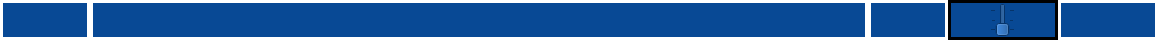
<?xml version="1.0" encoding="UTF-8"?>
<ui version="4.0">
 <class>Goal</class>
 <widget class="QWidget" name="Goal">
  <property name="geometry">
   <rect>
    <x>0</x>
    <y>0</y>
    <width>1158</width>
    <height>40</height>
   </rect>
  </property>
  <property name="windowTitle">
   <string>GoalFrame</string>
  </property>
  <layout class="QHBoxLayout" name="horizontalLayout">
   <property name="spacing">
    <number>0</number>
   </property>
   <property name="leftMargin">
    <number>0</number>
   </property>
   <property name="topMargin">
    <number>0</number>
   </property>
   <property name="rightMargin">
    <number>0</number>
   </property>
   <property name="bottomMargin">
    <number>0</number>
   </property>
   <item>
    <widget class="QWidget" name="text" native="true">
     <property name="sizePolicy">
      <sizepolicy hsizetype="Minimum" vsizetype="Preferred">
       <horstretch>0</horstretch>
       <verstretch>0</verstretch>
      </sizepolicy>
     </property>
     <layout class="QVBoxLayout" name="tasks">
      <property name="spacing">
       <number>0</number>
      </property>
      <property name="leftMargin">
       <number>0</number>
      </property>
      <property name="topMargin">
       <number>0</number>
      </property>
      <property name="rightMargin">
       <number>0</number>
      </property>
      <property name="bottomMargin">
       <number>0</number>
      </property>
      <item>
       <widget class="QWidget" name="head" native="true">
        <property name="sizePolicy">
         <sizepolicy hsizetype="Preferred" vsizetype="Preferred">
          <horstretch>0</horstretch>
          <verstretch>0</verstretch>
         </sizepolicy>
        </property>
        <property name="minimumSize">
         <size>
          <width>0</width>
          <height>40</height>
         </size>
        </property>
        <property name="cursor">
         <cursorShape>ArrowCursor</cursorShape>
        </property>
        <layout class="QHBoxLayout" name="horizontalLayout_3">
         <property name="spacing">
          <number>0</number>
         </property>
         <property name="leftMargin">
          <number>0</number>
         </property>
         <property name="topMargin">
          <number>0</number>
         </property>
         <property name="rightMargin">
          <number>0</number>
         </property>
         <property name="bottomMargin">
          <number>0</number>
         </property>
         <item>
          <widget class="QLabel" name="number">
           <property name="sizePolicy">
            <sizepolicy hsizetype="Maximum" vsizetype="Minimum">
             <horstretch>0</horstretch>
             <verstretch>0</verstretch>
            </sizepolicy>
           </property>
           <property name="minimumSize">
            <size>
             <width>0</width>
             <height>40</height>
            </size>
           </property>
           <property name="maximumSize">
            <size>
             <width>90</width>
             <height>16777215</height>
            </size>
           </property>
           <property name="font">
            <font>
             <pointsize>21</pointsize>
             <bold>true</bold>
            </font>
           </property>
           <property name="styleSheet">
            <string notr="true">background-color: rgb(8, 73, 149);color : white;border-color : white;</string>
           </property>
           <property name="frameShape">
            <enum>QFrame::Shape::Box</enum>
           </property>
           <property name="lineWidth">
            <number>3</number>
           </property>
           <property name="text">
            <string/>
           </property>
           <property name="textFormat">
            <enum>Qt::TextFormat::MarkdownText</enum>
           </property>
           <property name="alignment">
            <set>Qt::AlignmentFlag::AlignCenter</set>
           </property>
           <property name="textInteractionFlags">
            <set>Qt::TextInteractionFlag::LinksAccessibleByMouse|Qt::TextInteractionFlag::TextSelectableByMouse</set>
           </property>
          </widget>
         </item>
         <item>
          <widget class="QLabel" name="name">
           <property name="sizePolicy">
            <sizepolicy hsizetype="Minimum" vsizetype="Minimum">
             <horstretch>0</horstretch>
             <verstretch>0</verstretch>
            </sizepolicy>
           </property>
           <property name="minimumSize">
            <size>
             <width>0</width>
             <height>40</height>
            </size>
           </property>
           <property name="maximumSize">
            <size>
             <width>16777215</width>
             <height>16777215</height>
            </size>
           </property>
           <property name="font">
            <font>
             <pointsize>15</pointsize>
             <bold>true</bold>
            </font>
           </property>
           <property name="styleSheet">
            <string notr="true">background-color: rgb(8, 73, 149);color : white;border-color : white;</string>
           </property>
           <property name="frameShape">
            <enum>QFrame::Shape::Box</enum>
           </property>
           <property name="lineWidth">
            <number>3</number>
           </property>
           <property name="text">
            <string/>
           </property>
           <property name="textFormat">
            <enum>Qt::TextFormat::MarkdownText</enum>
           </property>
           <property name="alignment">
            <set>Qt::AlignmentFlag::AlignCenter</set>
           </property>
           <property name="wordWrap">
            <bool>true</bool>
           </property>
           <property name="textInteractionFlags">
            <set>Qt::TextInteractionFlag::LinksAccessibleByMouse|Qt::TextInteractionFlag::TextSelectableByMouse</set>
           </property>
          </widget>
         </item>
         <item>
          <widget class="QLabel" name="time">
           <property name="enabled">
            <bool>true</bool>
           </property>
           <property name="sizePolicy">
            <sizepolicy hsizetype="Fixed" vsizetype="Minimum">
             <horstretch>0</horstretch>
             <verstretch>0</verstretch>
            </sizepolicy>
           </property>
           <property name="minimumSize">
            <size>
             <width>80</width>
             <height>40</height>
            </size>
           </property>
           <property name="maximumSize">
            <size>
             <width>80</width>
             <height>16777215</height>
            </size>
           </property>
           <property name="font">
            <font>
             <pointsize>19</pointsize>
             <bold>true</bold>
            </font>
           </property>
           <property name="styleSheet">
            <string notr="true">background-color: rgb(8, 73, 149);color : white;border-color : white;</string>
           </property>
           <property name="frameShape">
            <enum>QFrame::Shape::Box</enum>
           </property>
           <property name="lineWidth">
            <number>3</number>
           </property>
           <property name="text">
            <string/>
           </property>
           <property name="textFormat">
            <enum>Qt::TextFormat::MarkdownText</enum>
           </property>
           <property name="alignment">
            <set>Qt::AlignmentFlag::AlignCenter</set>
           </property>
           <property name="textInteractionFlags">
            <set>Qt::TextInteractionFlag::LinksAccessibleByMouse|Qt::TextInteractionFlag::TextSelectableByMouse</set>
           </property>
          </widget>
         </item>
        </layout>
       </widget>
      </item>
     </layout>
    </widget>
   </item>
   <item>
    <widget class="QWidget" name="goalDynamic" native="true">
     <property name="sizePolicy">
      <sizepolicy hsizetype="Maximum" vsizetype="Preferred">
       <horstretch>0</horstretch>
       <verstretch>0</verstretch>
      </sizepolicy>
     </property>
     <layout class="QHBoxLayout" name="horizontalLayout_15">
      <property name="spacing">
       <number>0</number>
      </property>
      <property name="sizeConstraint">
       <enum>QLayout::SizeConstraint::SetDefaultConstraint</enum>
      </property>
      <property name="leftMargin">
       <number>0</number>
      </property>
      <property name="topMargin">
       <number>0</number>
      </property>
      <property name="rightMargin">
       <number>0</number>
      </property>
      <property name="bottomMargin">
       <number>0</number>
      </property>
      <item>
       <widget class="QFrame" name="sliderFrame">
        <property name="sizePolicy">
         <sizepolicy hsizetype="Fixed" vsizetype="Ignored">
          <horstretch>0</horstretch>
          <verstretch>0</verstretch>
         </sizepolicy>
        </property>
        <property name="minimumSize">
         <size>
          <width>110</width>
          <height>40</height>
         </size>
        </property>
        <property name="maximumSize">
         <size>
          <width>110</width>
          <height>16777215</height>
         </size>
        </property>
        <property name="styleSheet">
         <string notr="true">background-color: rgb(8, 73, 149);</string>
        </property>
        <property name="frameShape">
         <enum>QFrame::Shape::Box</enum>
        </property>
        <property name="frameShadow">
         <enum>QFrame::Shadow::Plain</enum>
        </property>
        <property name="lineWidth">
         <number>3</number>
        </property>
        <layout class="QHBoxLayout" name="horizontalLayout_13">
         <property name="spacing">
          <number>0</number>
         </property>
         <property name="sizeConstraint">
          <enum>QLayout::SizeConstraint::SetNoConstraint</enum>
         </property>
         <property name="leftMargin">
          <number>0</number>
         </property>
         <property name="topMargin">
          <number>0</number>
         </property>
         <property name="rightMargin">
          <number>0</number>
         </property>
         <property name="bottomMargin">
          <number>0</number>
         </property>
         <item>
          <widget class="QSlider" name="progressSlider">
           <property name="sizePolicy">
            <sizepolicy hsizetype="Fixed" vsizetype="Minimum">
             <horstretch>0</horstretch>
             <verstretch>0</verstretch>
            </sizepolicy>
           </property>
           <property name="minimumSize">
            <size>
             <width>0</width>
             <height>30</height>
            </size>
           </property>
           <property name="maximum">
            <number>2</number>
           </property>
           <property name="pageStep">
            <number>1</number>
           </property>
           <property name="sliderPosition">
            <number>0</number>
           </property>
           <property name="orientation">
            <enum>Qt::Orientation::Vertical</enum>
           </property>
           <property name="invertedAppearance">
            <bool>false</bool>
           </property>
           <property name="tickPosition">
            <enum>QSlider::TickPosition::TicksBothSides</enum>
           </property>
           <property name="tickInterval">
            <number>1</number>
           </property>
          </widget>
         </item>
        </layout>
       </widget>
      </item>
      <item>
       <widget class="QLabel" name="week">
        <property name="sizePolicy">
         <sizepolicy hsizetype="Preferred" vsizetype="Ignored">
          <horstretch>0</horstretch>
          <verstretch>0</verstretch>
         </sizepolicy>
        </property>
        <property name="minimumSize">
         <size>
          <width>100</width>
          <height>40</height>
         </size>
        </property>
        <property name="maximumSize">
         <size>
          <width>100</width>
          <height>16777215</height>
         </size>
        </property>
        <property name="font">
         <font>
          <pointsize>54</pointsize>
          <bold>true</bold>
         </font>
        </property>
        <property name="styleSheet">
         <string notr="true">background-color: rgb(8, 73, 149);color : white;border-color : white;</string>
        </property>
        <property name="frameShape">
         <enum>QFrame::Shape::Box</enum>
        </property>
        <property name="lineWidth">
         <number>3</number>
        </property>
        <property name="text">
         <string/>
        </property>
        <property name="textFormat">
         <enum>Qt::TextFormat::MarkdownText</enum>
        </property>
        <property name="alignment">
         <set>Qt::AlignmentFlag::AlignCenter</set>
        </property>
        <property name="textInteractionFlags">
         <set>Qt::TextInteractionFlag::LinksAccessibleByMouse|Qt::TextInteractionFlag::TextSelectableByMouse</set>
        </property>
       </widget>
      </item>
     </layout>
    </widget>
   </item>
  </layout>
 </widget>
 <resources/>
 <connections/>
</ui>
